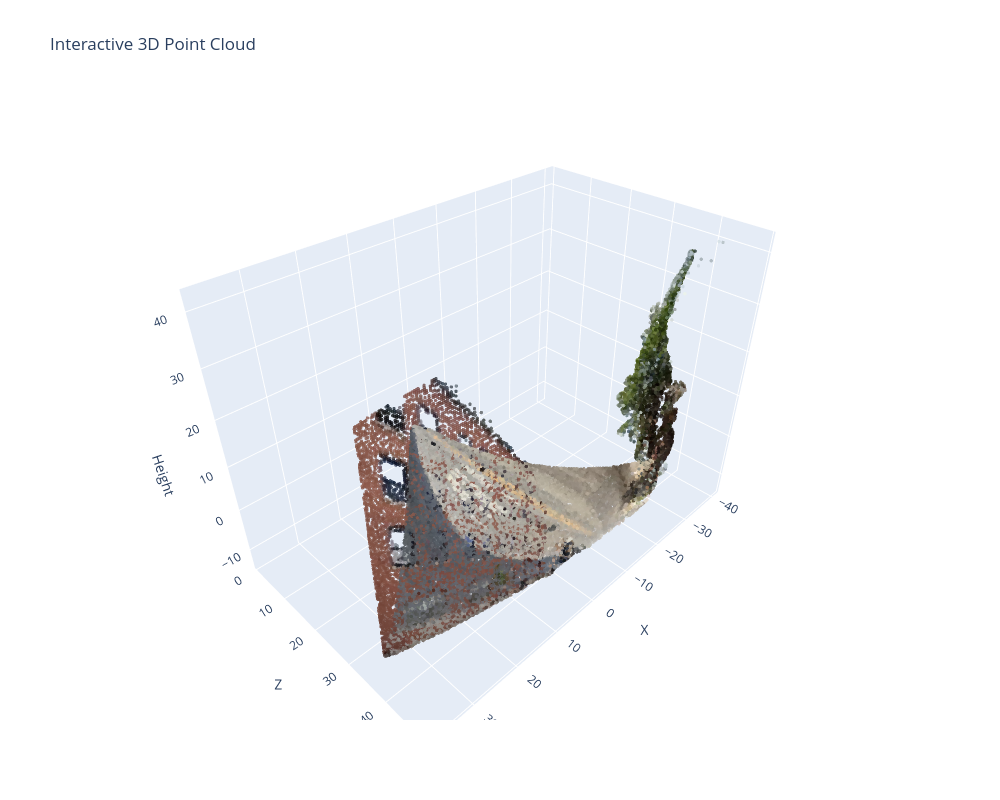

Here is the notebook cell this chart was saved with:
### Code cell
show_interactive_point_cloud(points, colors, max_points=30000, point_size=2)

### Figure 1 — Plotly figure (JSON) as saved in the notebook; plotly's stock layout.template omitted (floating-point values rounded to 4 significant figures; data arrays with more than 128 entries replaced by an {"elided": "..."} marker saying what was removed)
{"data": [{"marker": {"color": {"elided": "30000 str values"}, "opacity": 0.8, "size": 2}, "mode": "markers", "type": "scatter3d", "x": {"elided": "30000 float values"}, "y": {"elided": "30000 float values"}, "z": {"elided": "30000 float values"}}], "layout": {"height": 800, "scene": {"aspectmode": "data", "xaxis": {"title": {"text": "X"}}, "yaxis": {"title": {"text": "Z"}}, "zaxis": {"title": {"text": "Height"}}}, "title": {"text": "Interactive 3D Point Cloud"}, "width": 1000}}
